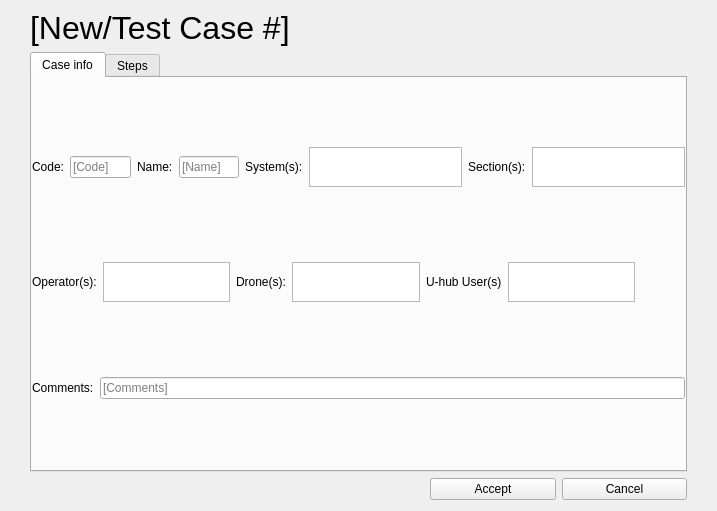
<?xml version="1.0" encoding="UTF-8"?>
<ui version="4.0">
 <class>form_case</class>
 <widget class="QWidget" name="form_case">
  <property name="geometry">
   <rect>
    <x>0</x>
    <y>0</y>
    <width>717</width>
    <height>511</height>
   </rect>
  </property>
  <property name="windowTitle">
   <string>Form</string>
  </property>
  <layout class="QVBoxLayout" name="verticalLayout_2">
   <property name="spacing">
    <number>6</number>
   </property>
   <property name="leftMargin">
    <number>30</number>
   </property>
   <property name="topMargin">
    <number>10</number>
   </property>
   <property name="rightMargin">
    <number>30</number>
   </property>
   <item>
    <widget class="QLabel" name="lbl_case">
     <property name="font">
      <font>
       <pointsize>24</pointsize>
      </font>
     </property>
     <property name="text">
      <string>[New/Test Case #]</string>
     </property>
     <property name="wordWrap">
      <bool>true</bool>
     </property>
    </widget>
   </item>
   <item>
    <widget class="QTabWidget" name="tab_widget_case">
     <property name="currentIndex">
      <number>0</number>
     </property>
     <widget class="QWidget" name="tab_info">
      <attribute name="title">
       <string>Case info</string>
      </attribute>
      <layout class="QVBoxLayout" name="verticalLayout">
       <property name="leftMargin">
        <number>0</number>
       </property>
       <property name="topMargin">
        <number>0</number>
       </property>
       <property name="rightMargin">
        <number>0</number>
       </property>
       <property name="bottomMargin">
        <number>0</number>
       </property>
       <item>
        <layout class="QHBoxLayout" name="hlayout_code">
         <item>
          <widget class="QLabel" name="lbl_code">
           <property name="text">
            <string>Code:</string>
           </property>
          </widget>
         </item>
         <item>
          <widget class="QLineEdit" name="le_code">
           <property name="text">
            <string/>
           </property>
           <property name="placeholderText">
            <string>[Code]</string>
           </property>
          </widget>
         </item>
         <item>
          <widget class="QLabel" name="lbl_name">
           <property name="text">
            <string>Name:</string>
           </property>
          </widget>
         </item>
         <item>
          <widget class="QLineEdit" name="le_name">
           <property name="cursor">
            <cursorShape>ArrowCursor</cursorShape>
           </property>
           <property name="text">
            <string/>
           </property>
           <property name="placeholderText">
            <string>[Name]</string>
           </property>
          </widget>
         </item>
         <item>
          <widget class="QLabel" name="lbl_systems">
           <property name="text">
            <string>System(s):</string>
           </property>
          </widget>
         </item>
         <item>
          <widget class="QListWidget" name="lw_systems">
           <property name="sizePolicy">
            <sizepolicy hsizetype="Maximum" vsizetype="Maximum">
             <horstretch>0</horstretch>
             <verstretch>0</verstretch>
            </sizepolicy>
           </property>
           <property name="maximumSize">
            <size>
             <width>200</width>
             <height>40</height>
            </size>
           </property>
          </widget>
         </item>
         <item>
          <widget class="QLabel" name="lbl_sections">
           <property name="text">
            <string>Section(s):</string>
           </property>
          </widget>
         </item>
         <item>
          <widget class="QListWidget" name="lw_sections">
           <property name="sizePolicy">
            <sizepolicy hsizetype="Maximum" vsizetype="Maximum">
             <horstretch>0</horstretch>
             <verstretch>0</verstretch>
            </sizepolicy>
           </property>
           <property name="maximumSize">
            <size>
             <width>200</width>
             <height>40</height>
            </size>
           </property>
          </widget>
         </item>
        </layout>
       </item>
       <item>
        <layout class="QHBoxLayout" name="hlayout_operator" stretch="0,0,0,0,0,0">
         <property name="rightMargin">
          <number>50</number>
         </property>
         <item>
          <widget class="QLabel" name="lbl_operators">
           <property name="text">
            <string>Operator(s):</string>
           </property>
          </widget>
         </item>
         <item>
          <widget class="QListWidget" name="lw_operators">
           <property name="sizePolicy">
            <sizepolicy hsizetype="Maximum" vsizetype="Maximum">
             <horstretch>0</horstretch>
             <verstretch>0</verstretch>
            </sizepolicy>
           </property>
           <property name="maximumSize">
            <size>
             <width>250</width>
             <height>40</height>
            </size>
           </property>
          </widget>
         </item>
         <item>
          <widget class="QLabel" name="lbl_drones">
           <property name="text">
            <string>Drone(s):</string>
           </property>
          </widget>
         </item>
         <item>
          <widget class="QListWidget" name="lw_drones">
           <property name="sizePolicy">
            <sizepolicy hsizetype="Maximum" vsizetype="Maximum">
             <horstretch>0</horstretch>
             <verstretch>0</verstretch>
            </sizepolicy>
           </property>
           <property name="maximumSize">
            <size>
             <width>250</width>
             <height>40</height>
            </size>
           </property>
          </widget>
         </item>
         <item>
          <widget class="QLabel" name="lbl_uhub_users">
           <property name="text">
            <string>U-hub User(s)</string>
           </property>
          </widget>
         </item>
         <item>
          <widget class="QListWidget" name="lw_uhub_users">
           <property name="sizePolicy">
            <sizepolicy hsizetype="Maximum" vsizetype="Maximum">
             <horstretch>0</horstretch>
             <verstretch>0</verstretch>
            </sizepolicy>
           </property>
           <property name="maximumSize">
            <size>
             <width>250</width>
             <height>40</height>
            </size>
           </property>
          </widget>
         </item>
        </layout>
       </item>
       <item>
        <layout class="QHBoxLayout" name="hlayout_comment">
         <item>
          <widget class="QLabel" name="lbl_comments">
           <property name="text">
            <string>Comments:</string>
           </property>
          </widget>
         </item>
         <item>
          <widget class="QLineEdit" name="le_comments">
           <property name="text">
            <string/>
           </property>
           <property name="placeholderText">
            <string>[Comments]</string>
           </property>
          </widget>
         </item>
        </layout>
       </item>
      </layout>
     </widget>
     <widget class="QWidget" name="tab_steps">
      <attribute name="title">
       <string>Steps</string>
      </attribute>
      <layout class="QHBoxLayout" name="horizontalLayout">
       <property name="leftMargin">
        <number>0</number>
       </property>
       <property name="topMargin">
        <number>0</number>
       </property>
       <property name="rightMargin">
        <number>0</number>
       </property>
       <property name="bottomMargin">
        <number>0</number>
       </property>
       <item>
        <widget class="QTableView" name="tbl_steps"/>
       </item>
       <item>
        <layout class="QVBoxLayout" name="vlayout_btn_steps">
         <property name="spacing">
          <number>1</number>
         </property>
         <property name="bottomMargin">
          <number>300</number>
         </property>
         <item>
          <widget class="QPushButton" name="btn_add_step">
           <property name="text">
            <string>+</string>
           </property>
          </widget>
         </item>
         <item>
          <widget class="QPushButton" name="btn_remove_step">
           <property name="text">
            <string>-</string>
           </property>
          </widget>
         </item>
        </layout>
       </item>
      </layout>
     </widget>
    </widget>
   </item>
   <item>
    <layout class="QHBoxLayout" name="hlayout_btn_case">
     <property name="leftMargin">
      <number>400</number>
     </property>
     <item>
      <widget class="QPushButton" name="btn_accept">
       <property name="text">
        <string>Accept</string>
       </property>
      </widget>
     </item>
     <item>
      <widget class="QPushButton" name="btn_cancel">
       <property name="text">
        <string>Cancel</string>
       </property>
      </widget>
     </item>
    </layout>
   </item>
  </layout>
 </widget>
 <resources/>
 <connections/>
</ui>
